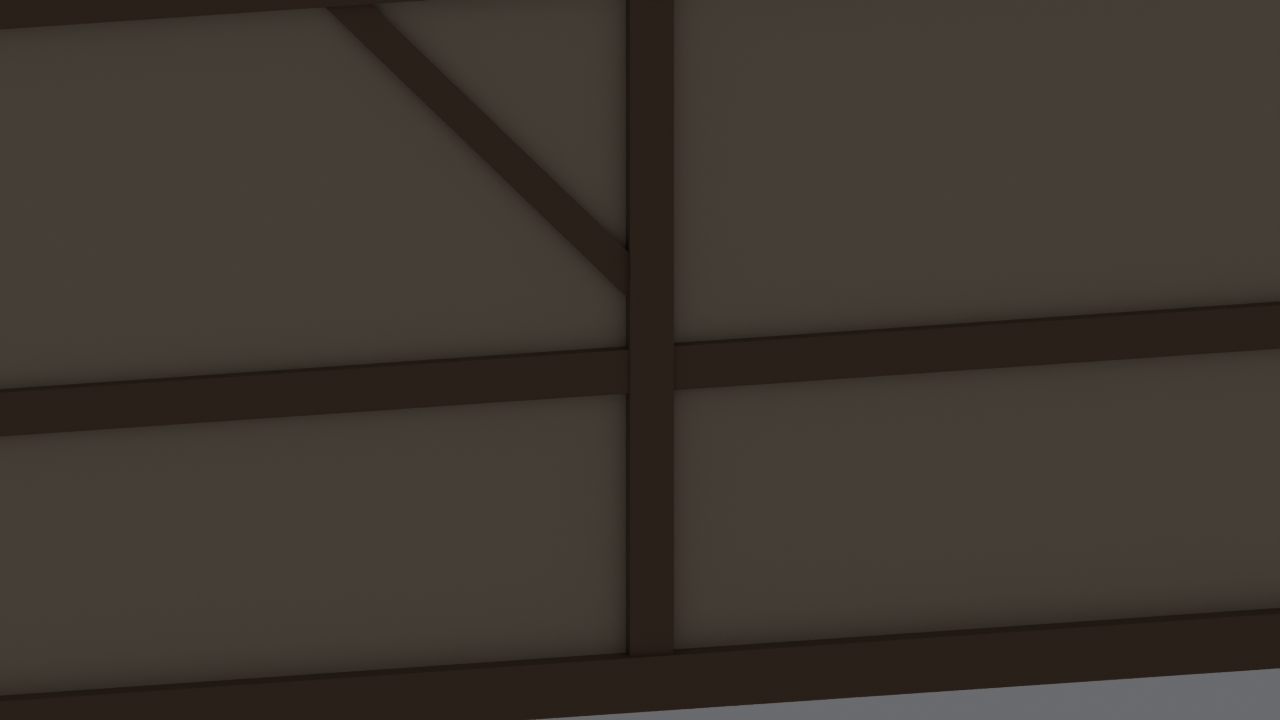
#> input picture experiments/mod01_modular_wall_poc/screenshots/A_detail.png, 1280 x 720 px, given in place of godot_A_side.png, which was not available
$ python make_board.py
#> lines starting #> are read from the running program, lines starting #| are printed output that depends on the picture
"""Compose screenshots captured separately in Blender and Godot; never fabricate a view."""
from pathlib import Path
from PIL import Image, ImageDraw, ImageFont
P=Path(__file__).resolve().parent;shots=P/'screenshots';tile=(640,360);bar=45
try:font=ImageFont.truetype('/usr/share/fonts/truetype/dejavu/DejaVuSans.ttf',18)
except OSError:font=ImageFont.load_default()

def compose(rows,path):
#> called with path = 'comparison_board.png'
 cols=max(len(row) for row in rows)
 result=Image.new('RGB',(cols*tile[0],len(rows)*(tile[1]+bar)),'#21282b');draw=ImageDraw.Draw(result)
#> after `result = Image.new('RGB', (cols * tile[0], len(rows) * (tile[1] + bar)`:
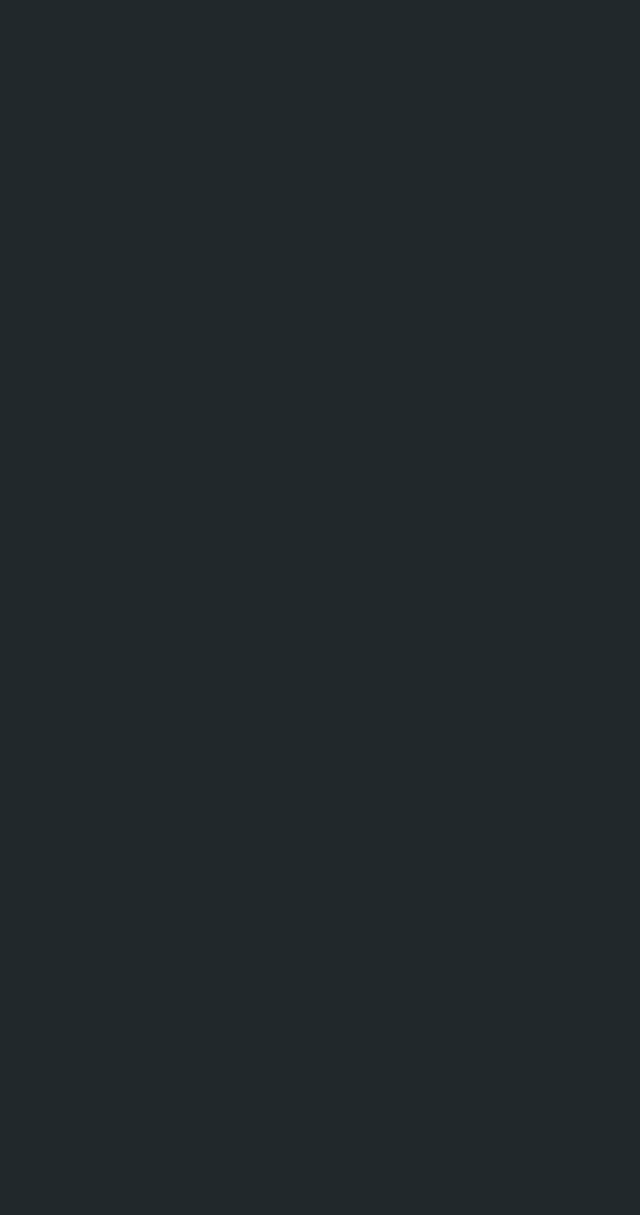
#> result: PIL image 1280x2430 RGB (shown at 1/2 size); mean R, G, B 33, 40, 43
 for r,row in enumerate(rows):
  for c,(name,label) in enumerate(row):
   src=shots/(name+'.png');image=Image.open(src).convert('RGB');assert image.size==(1280,720),src
   x=c*tile[0];y=r*(tile[1]+bar);draw.text((x+8,y+9),label,font=font,fill='#f5f5ef');result.paste(image.resize(tile,Image.Resampling.LANCZOS),(x,y+bar))
#> after `result.paste(image.resize(tile, Image.Resampling.LANCZOS), (x, y + bar`:
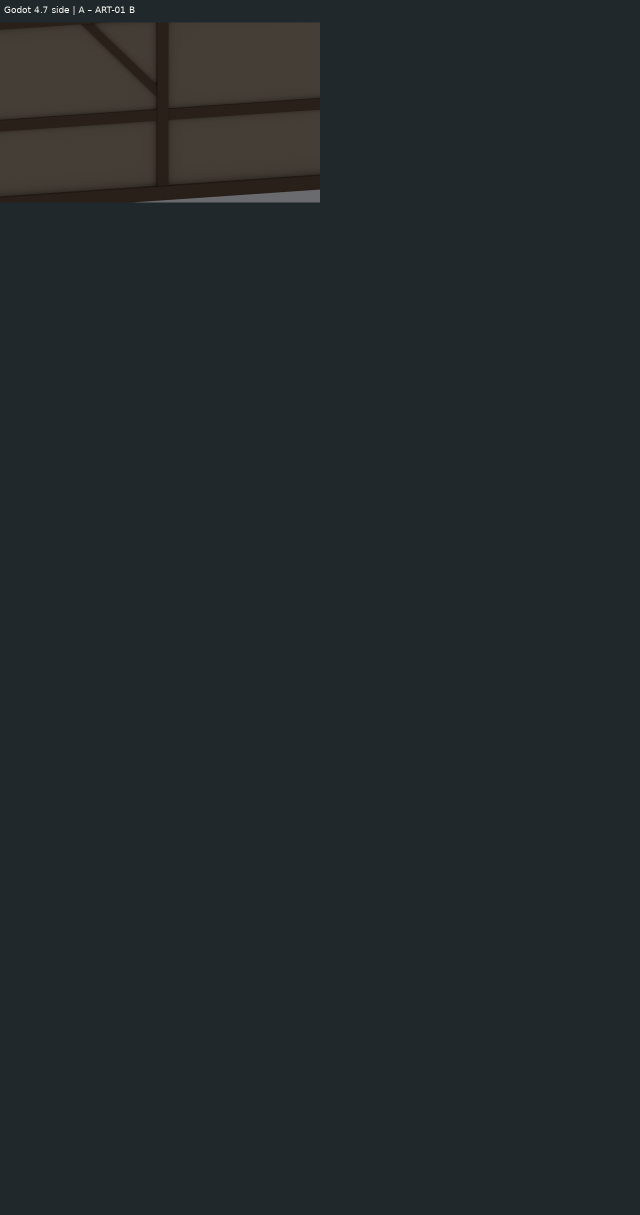
#> result: PIL image 1280x2430 RGB (shown at 1/2 size); mean R, G, B 35.2, 41.2, 43.5
#> pass 2 of the loop in compose, `for r,row in enumerate(rows):`:
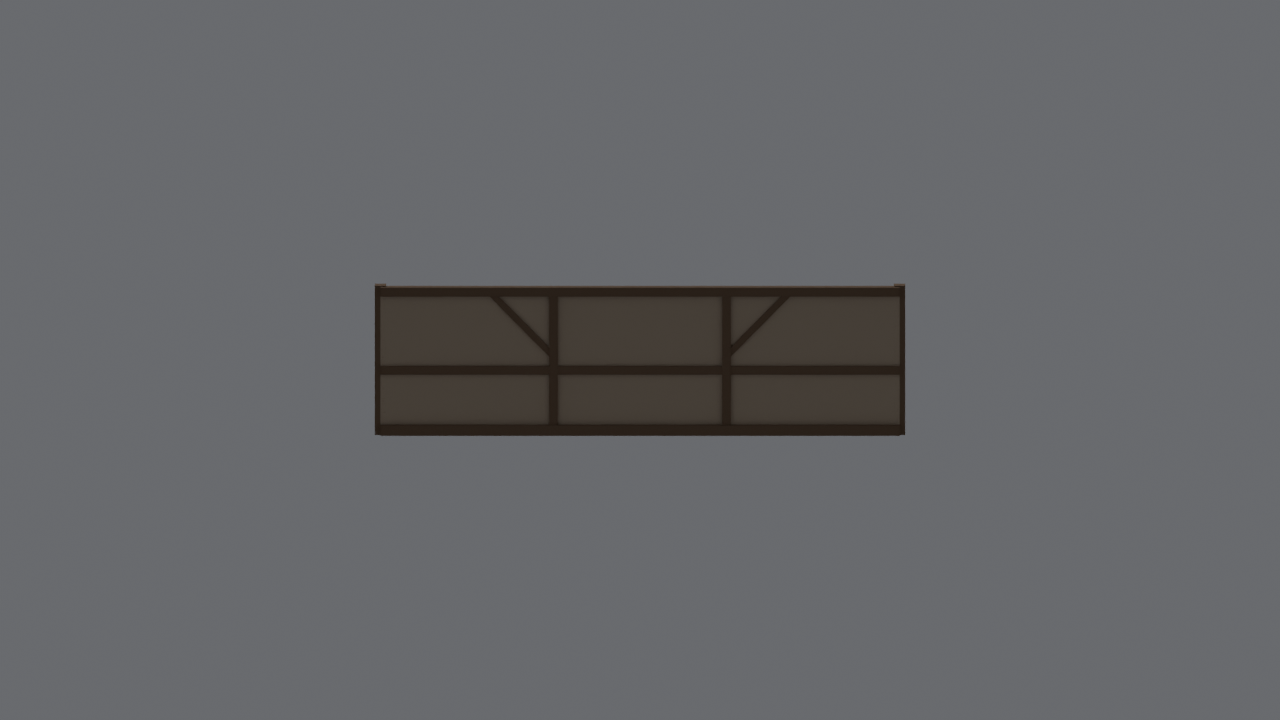
#> input picture experiments/mod01_modular_wall_poc/screenshots/A_distance300.png, 1280 x 720 px, given in place of godot_A_iso.png, which was not available
#> in compose, `result.paste(image.resize(tile, Image.Resampling.LANCZOS), (x, y + bar`:
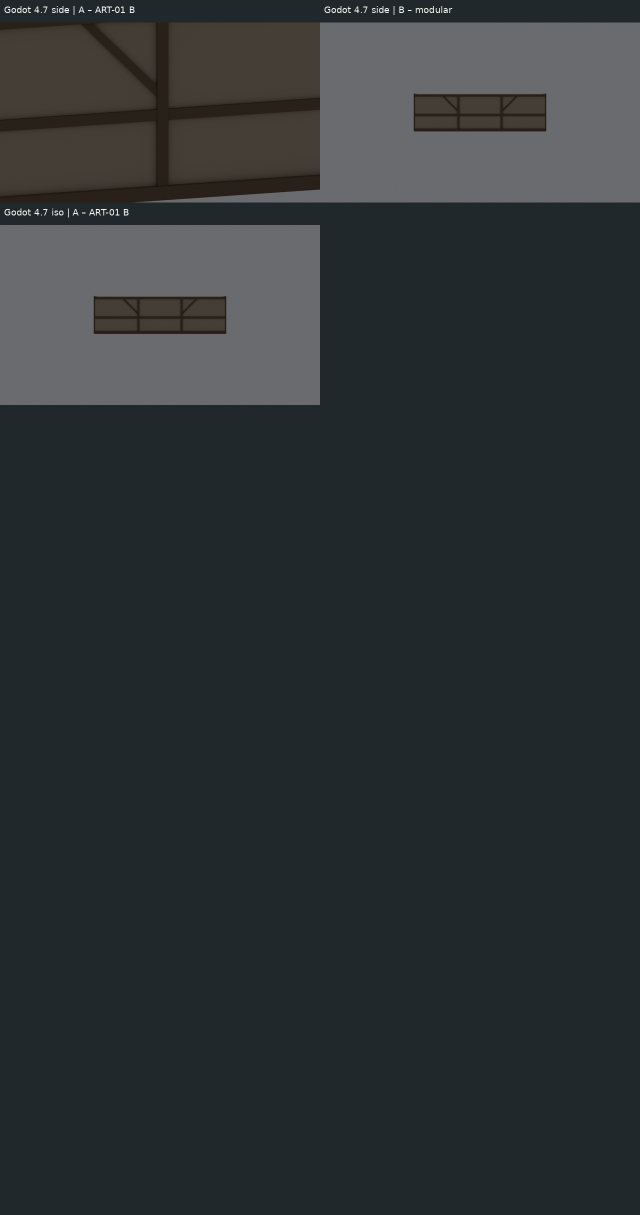
#> result: PIL image 1280x2430 RGB (shown at 1/2 size); mean R, G, B 45.4, 50.5, 52.7
 result.save(shots/path);print('MOD01_BOARD',shots/path)

#> (the run stopped early here; a loop or call above may not have finished)
